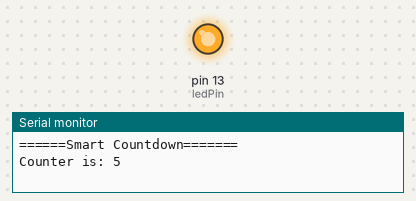
Recording of a sketch running on a simulated Arduino Uno, built with avr-gcc and run on an emulated ATmega328P. Parts: output pins drawn as LEDs (lit = HIGH), the last lines printed to the serial monitor.

Above: at 0.1 s.
At 33.1 s:
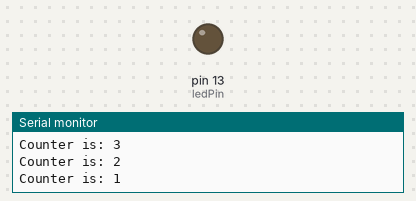
Timing chart, 0 to 34.6 s (numbered marks = the images above):
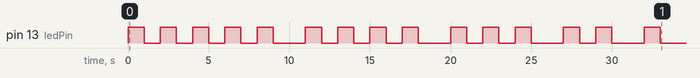

The sketch:

Assignment1_JoelAmuiTetteh.ino
```cpp
int startValue=5;
int ledPin=13;
//Funtion to blink LED a given number of times
void flashLED(int times){
  int flash=0;

  while(flash<times){
digitalWrite(ledPin,HIGH);
delay(1000);
digitalWrite(ledPin,LOW);
delay(1000);

flash++;


  }
}
void setup() {
pinMode(ledPin,OUTPUT);
Serial.begin(9600);

Serial.println("======Smart Countdown=======");
int count=startValue;

while(count>0){
Serial.print("Counter is: ");
Serial.println(count);

//Blink led according to count value
flashLED(count);

delay(1000);
count--;
}

Serial.println("=========Countdown Complete==========");

}
void loop(){

}
```
